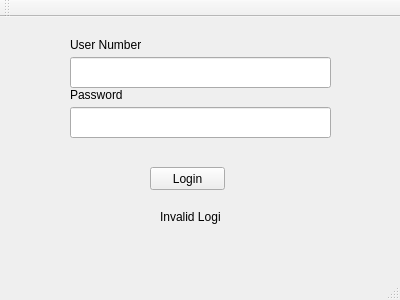
<?xml version="1.0" encoding="UTF-8"?>
<ui version="4.0">
 <class>MainWindow</class>
 <widget class="QMainWindow" name="MainWindow">
  <property name="geometry">
   <rect>
    <x>0</x>
    <y>0</y>
    <width>400</width>
    <height>300</height>
   </rect>
  </property>
  <property name="windowTitle">
   <string>MainWindow</string>
  </property>
  <widget class="QWidget" name="centralWidget">
   <widget class="QPushButton" name="login">
    <property name="geometry">
     <rect>
      <x>150</x>
      <y>150</y>
      <width>75</width>
      <height>23</height>
     </rect>
    </property>
    <property name="text">
     <string>Login</string>
    </property>
   </widget>
   <widget class="QLineEdit" name="username">
    <property name="geometry">
     <rect>
      <x>70</x>
      <y>40</y>
      <width>261</width>
      <height>31</height>
     </rect>
    </property>
   </widget>
   <widget class="QLineEdit" name="password">
    <property name="geometry">
     <rect>
      <x>70</x>
      <y>90</y>
      <width>261</width>
      <height>31</height>
     </rect>
    </property>
   </widget>
   <widget class="QLabel" name="badLogin">
    <property name="geometry">
     <rect>
      <x>160</x>
      <y>190</y>
      <width>61</width>
      <height>21</height>
     </rect>
    </property>
    <property name="text">
     <string>Invalid Login</string>
    </property>
    <property name="textFormat">
     <enum>Qt::RichText</enum>
    </property>
   </widget>
   <widget class="QLabel" name="label_2">
    <property name="geometry">
     <rect>
      <x>70</x>
      <y>20</y>
      <width>71</width>
      <height>16</height>
     </rect>
    </property>
    <property name="text">
     <string>User Number</string>
    </property>
   </widget>
   <widget class="QLabel" name="label_3">
    <property name="geometry">
     <rect>
      <x>70</x>
      <y>70</y>
      <width>61</width>
      <height>16</height>
     </rect>
    </property>
    <property name="text">
     <string>Password</string>
    </property>
   </widget>
  </widget>
  <widget class="QMenuBar" name="menuBar">
   <property name="geometry">
    <rect>
     <x>0</x>
     <y>0</y>
     <width>400</width>
     <height>21</height>
    </rect>
   </property>
  </widget>
  <widget class="QToolBar" name="mainToolBar">
   <attribute name="toolBarArea">
    <enum>TopToolBarArea</enum>
   </attribute>
   <attribute name="toolBarBreak">
    <bool>false</bool>
   </attribute>
  </widget>
  <widget class="QStatusBar" name="statusBar"/>
 </widget>
 <layoutdefault spacing="6" margin="11"/>
 <resources/>
 <connections/>
</ui>
